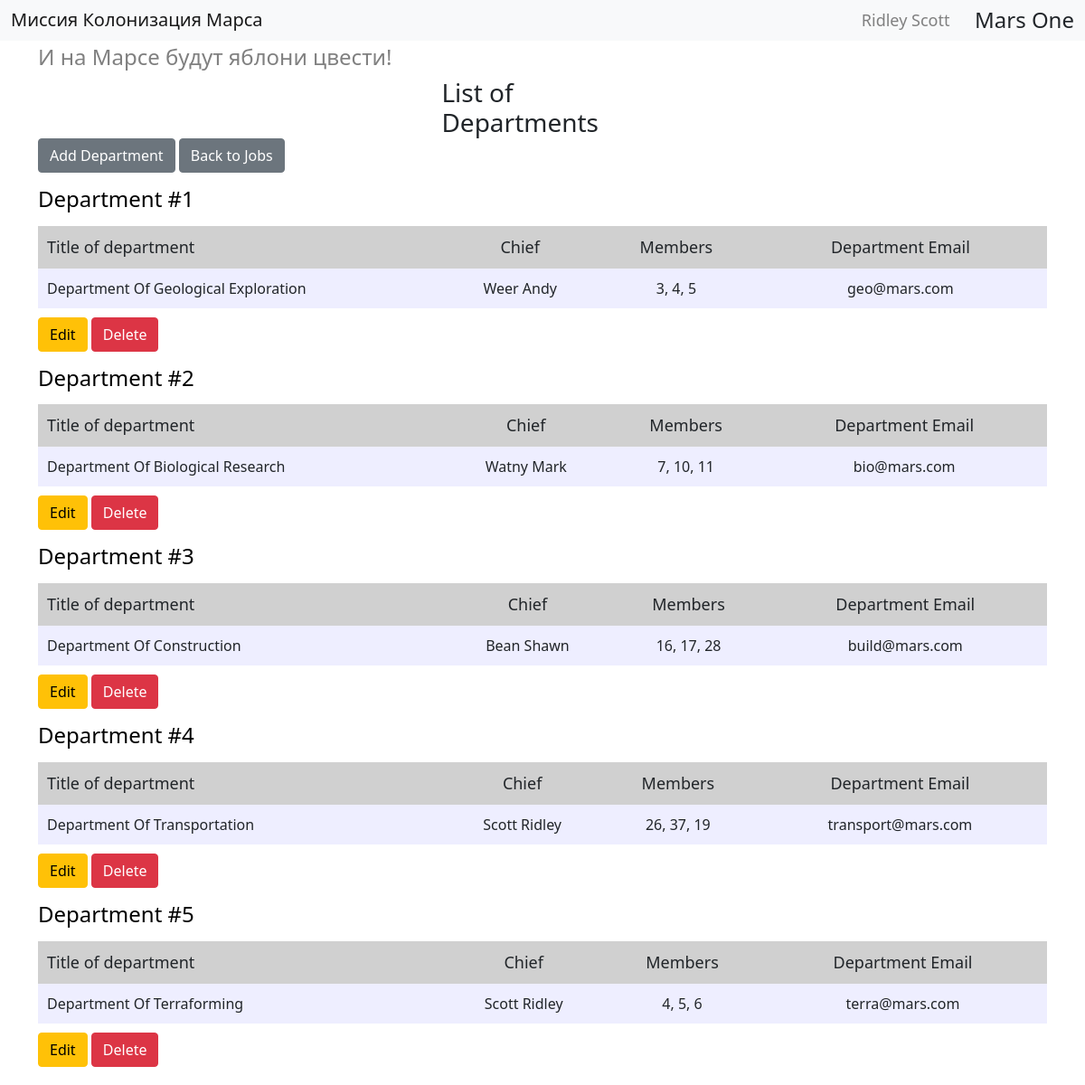
The page /departments (signed in) on the database its author committed.
### __all_models.py (models this page shows)
class User(SqlAlchemyBase, UserMixin):
    __tablename__ = 'users'
    id = Column(Integer, primary_key=True, autoincrement=True)
    surname = Column(String)
    name = Column(String)
    age = Column(Integer)
    position = Column(String)
    speciality = Column(String)
    address = Column(String)
    email = Column(String, unique=True)
    hashed_password = Column(String, default="password")
    modified_date = Column(DateTime, default=datetime.now)

class Department(SqlAlchemyBase):
    __tablename__ = "departments"
    id = Column(Integer, primary_key=True, autoincrement=True)
    title = Column(String)
    chief = Column(Integer, ForeignKey("users.id"))
    members = Column(String)
    email = Column(String)

### app.py (the view)
@app.route("/departments")
def departments():
    records = session.query(Department, User).join(User).all()
    return render_template("departments.html", title="List of Departments",
                           records=records, current_user=current_user)

### app.py (called while the page is built)
@login_manager.user_loader
def load_user(user_id):
    return session.query(User).get(user_id)

### templates/departments.html
{% extends "base.html" %}
{% block content %}
<h3 class="title">List of Departments</h3>
{% if current_user.is_authenticated %}
    <a href="{{ url_for('add_department') }}" class="btn btn-secondary">Add Department</a>
{% endif %}
<a href="{{ url_for('works_log') }}" class="btn btn-secondary">Back to Jobs</a>
{% for department, user in records %}
<a href="/department/{{ department.id }}" class="link"><h4 class="action">Department #{{ loop.index }}</h4></a>
<div class="table-wrapper">
    <table>
        <tr>
            <th>Title of department</th>
            <th>Chief</th>
            <th>Members</th>
            <th>Department Email</th>
        </tr>
            <tr>
                <td style="width: 40%;">{{ department.title }}</td>
                <td>{{ user.surname }} {{ user.name }}</td>
                <td>{{ department.members }}</td>
                <td>{{ department.email }}</td>
            </tr>
    </table>
    {% if current_user.id == 1 or current_user.id == department.chief %}
    <div class="footer-wrapper">
        <a href="/department/{{ department.id }}" class="btn btn-warning">Edit</a>
        <a href="/deldepartment/{{ department.id }}" class="btn btn-danger">Delete</a>
    </div>
    {% endif %}
</div>
{% endfor %}
{% endblock %}

### templates/base.html (shortened to what this page needs)
<!doctype html>
<html lang="en">
  <head>
    <link href="https://cdn.jsdelivr.net/npm/bootstrap@5.0.0-beta2/dist/css/bootstrap.min.css" rel="stylesheet">
    <link rel="stylesheet" type="text/css" href="{{url_for('static', filename='css/style.css')}}"/>
  </head>
  <body>
    <nav class="navbar navbar-light bg-light">
      <div class="container-fluid">
        <span><a href="/" class="navbar-brand mb-0 h1">Миссия Колонизация Марса</a></span>
        <div class="navbar-inner">
          {% if current_user.is_authenticated %}
            <a href="{{ url_for('logout') }}" class="navbar-name">{{ current_user.name }} {{ current_user.surname }}</a>
          {% else %}
          <div class="buttons-wrapper">
            <a href="{{ url_for('register') }}" class="btn btn-primary">Register</a>
            <a href="{{ url_for('login') }}" class="btn btn-success">Login</a>
          </div>
          {% endif %}
          <span class="nav-item h4 mr-10 mb-0">Mars One</span>
        </div>
      </div>
    </nav>
    <div class="container">
      <h4 class="mt-1">И на Марсе будут яблони цвести!</h4>
      {% block content %}{% endblock %}
    </div>
  </body>
</html>

### static/css/style.css (style rules this page uses)
body { padding-bottom: 20px; }
h4 { color: grey; }
.title { width: 20%; margin: 0 auto; }
.action { color: black; margin-top: 15px; }
table { width: 100%; margin-top: 15px; }
th { background-color: #d0d0d0; font-size: 18px; font-weight: normal; padding-top: 10px; padding-bottom: 10px; text-align: center; }
th:first-child { text-align-last: left; padding-left: 10px; }
td { background-color: #eeeeff; padding-top: 10px; padding-bottom: 10px; text-align: center; text-transform: capitalize; }
td:first-child { text-align-last: left; padding-left: 10px; }
td:last-child { text-transform: none; }
.navbar-inner { display: flex; width: 20%; justify-content: space-between; align-items: center; }
.navbar-name { text-decoration: none; margin: 0; color: #808080; font-size: 18px; transition: all .1s; }
.link { text-decoration: none; }
.footer-wrapper { margin-top: 10px; }

### rows shown on the page
User: name "Ridley", surname "Scott"
Department: title "Department Of Geological Exploration", surname "Weer", name "Andy", members "3, 4, 5", email "geo@mars.com"
Department: title "Department Of Biological Research", surname "Watny", name "Mark", members "7, 10, 11", email "bio@mars.com"
Department: title "Department Of Construction", surname "Bean", name "Shawn", members "16, 17, 28", email "build@mars.com"
Department: title "Department Of Transportation", surname "Scott", name "Ridley", members "26, 37, 19", email "transport@mars.com"
Department: title "Department Of Terraforming", surname "Scott", name "Ridley", members "4, 5, 6", email "terra@mars.com"
